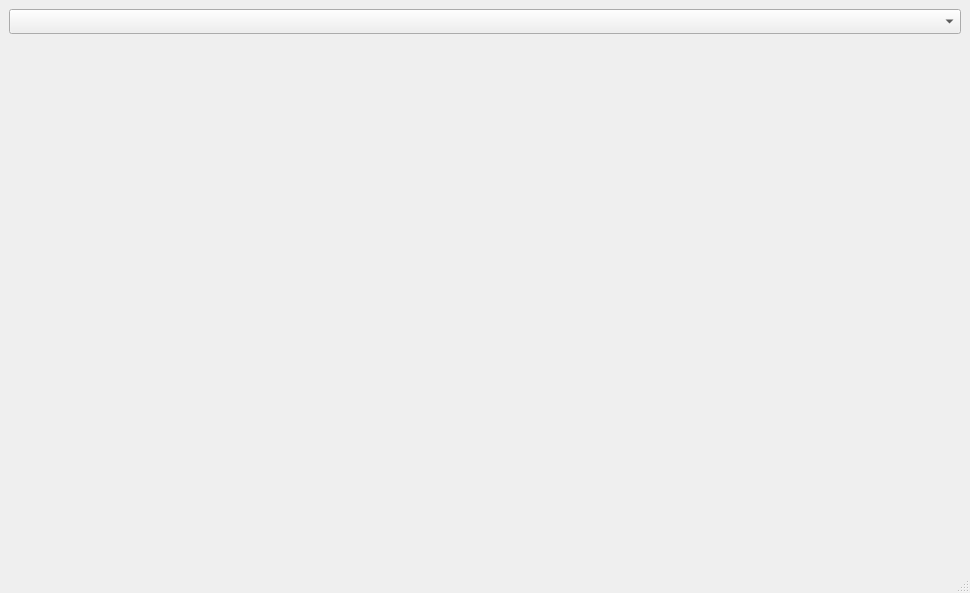
<?xml version="1.0" encoding="UTF-8"?>
<ui version="4.0">
 <class>MainWindow</class>
 <widget class="QMainWindow" name="MainWindow">
  <property name="geometry">
   <rect>
    <x>0</x>
    <y>0</y>
    <width>970</width>
    <height>593</height>
   </rect>
  </property>
  <property name="windowTitle">
   <string>MainWindow</string>
  </property>
  <widget class="QWidget" name="centralwidget">
   <layout class="QVBoxLayout" name="verticalLayout">
    <item>
     <layout class="QHBoxLayout" name="horizontalLayout">
      <item>
       <widget class="ACV_Widget" name="cv_widget" native="true">
        <property name="sizePolicy">
         <sizepolicy hsizetype="Preferred" vsizetype="Expanding">
          <horstretch>0</horstretch>
          <verstretch>0</verstretch>
         </sizepolicy>
        </property>
        <property name="minimumSize">
         <size>
          <width>100</width>
          <height>100</height>
         </size>
        </property>
        <widget class="QComboBox" name="cameras_combo_box">
         <property name="geometry">
          <rect>
           <x>0</x>
           <y>0</y>
           <width>952</width>
           <height>25</height>
          </rect>
         </property>
        </widget>
       </widget>
      </item>
     </layout>
    </item>
   </layout>
  </widget>
  <widget class="QMenuBar" name="menubar">
   <property name="geometry">
    <rect>
     <x>0</x>
     <y>0</y>
     <width>970</width>
     <height>22</height>
    </rect>
   </property>
  </widget>
  <widget class="QStatusBar" name="statusbar"/>
 </widget>
 <customwidgets>
  <customwidget>
   <class>ACV_Widget</class>
   <extends>QWidget</extends>
   <header>acv_widget.h</header>
   <container>1</container>
  </customwidget>
 </customwidgets>
 <resources/>
 <connections/>
</ui>
